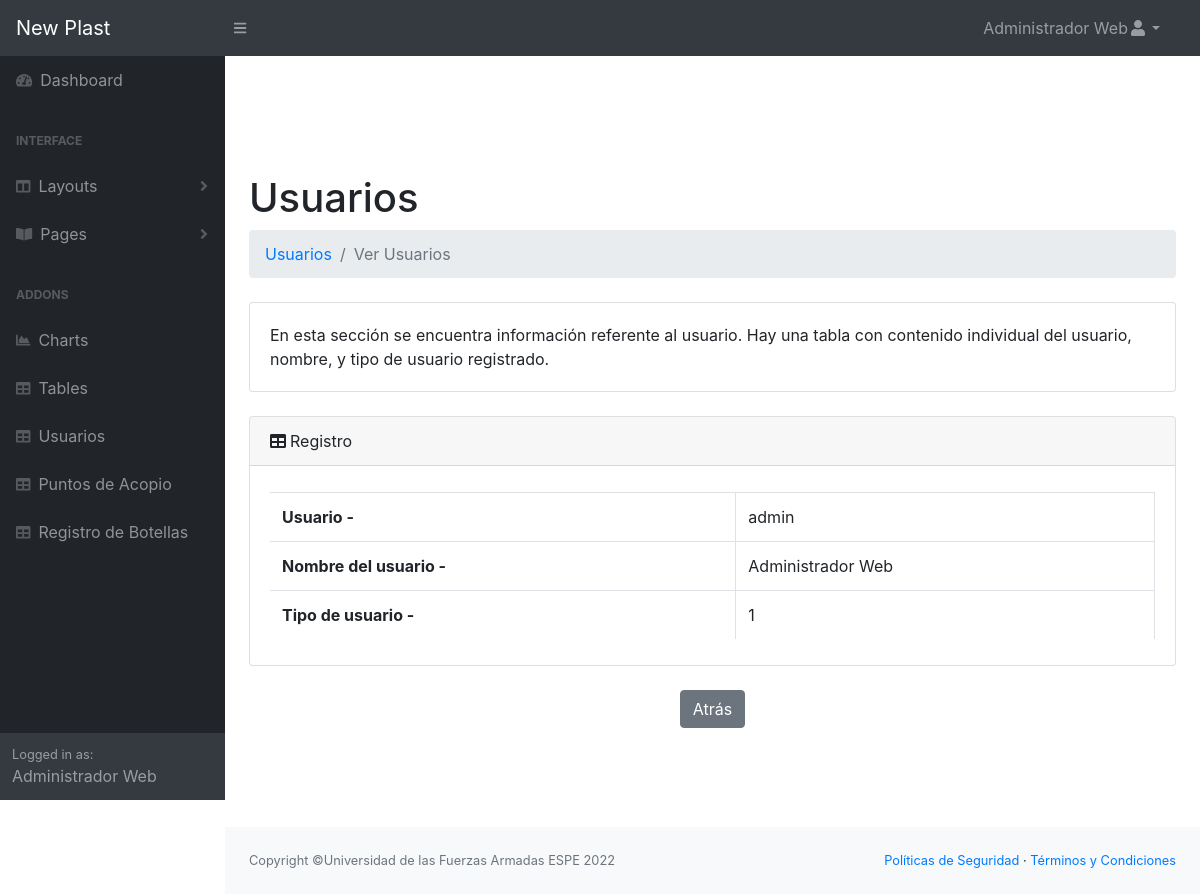
The app's page /sistema/ver_usuarios.php?view=1 (signed in) with its own data.
### tables this page shows
CREATE TABLE IF NOT EXISTS `usuarios` (
  `id` int(11) NOT NULL AUTO_INCREMENT,
  `usuario` varchar(40) NOT NULL,
  `password` varchar(50) NOT NULL,
  `nombre` varchar(80) NOT NULL,
  `tipo_usuario` int(11) NOT NULL,
  PRIMARY KEY (`id`)
);

### sistema/ver_usuarios.php (the view, shortened to what this page needs)
<?php
	require 'conexion.php';
?>
<!DOCTYPE html>
<html lang="en">
    <head>
		<link href="css/styles.css" rel="stylesheet" />
		<link href="https://cdn.datatables.net/1.10.20/css/dataTables.bootstrap4.min.css" rel="stylesheet" />
	</head>
    <body class="sb-nav-fixed">
		<?php
			include('partials/header.php');
		?>
		<div id="layoutSidenav">
			<?php
				include('partials/sidebar.php');
			?>
			<div id="layoutSidenav_content">
				<main>
					<div class="container-fluid">
                    <h1 class="mt-4">Usuarios</h1>
						<ol class="breadcrumb mb-4">
							<li class="breadcrumb-item"><a href="usuarios.php">Usuarios</a></li>
							<li class="breadcrumb-item active">Ver Usuarios</li>
						</ol>
						<div class="card mb-4">
							<div class="card-body">En esta sección se encuentra información referente al usuario.
								Hay una tabla con contenido individual del usuario, nombre, y tipo de usuario
								registrado.</div>
						</div>
						<div class="card mb-4">
							<div class="card-header"><i class="fas fa-table mr-1"></i>Registro</div>
							<div class="card-body">
								<div class="table-responsive">
                                <?php
                                $id= $_GET['view'];
                                $query="SELECT * FROM usuarios WHERE id=$id";
                                $res= $mysqli->query($query);
                                $viewData=$res->fetch_assoc();
                                $usuario=$viewData['usuario'];
                                $nombre=$viewData['nombre'];
                                $tipo_usuario=$viewData['tipo_usuario'];
                                ?>
									<table class="table table-bordered" id="dataTable" width="100%" cellspacing="0">
                                    <tr>
                                        <th>Usuario -</th><td><?php echo $usuario; ?></td>
                                    </tr>
                                    <tr>
                                        <th>Nombre del usuario -</th><td><?php echo $nombre; ?></td>
                                    </tr>
                                    <tr>
                                        <th>Tipo de usuario -</th><td><?php echo $tipo_usuario; ?></td>
                                    </tr>
									</table>
								</div>
							</div>
						</div>
					</div>
					<div class="col text-right">
							<center>
								<a href="usuarios.php?" class="btn btn-secondary content-link1">Atrás </a>
							</center>
						</div>
				</main>
                <?php
                include('partials/footer.php');
                ?>
	</body>
</html>

### records on screen
usuarios: usuario "admin", nombre "Administrador Web", tipo_usuario "1"

### other values on screen
$nombre "Administrador Web"
$_SESSION['nombre'] "Administrador Web"
